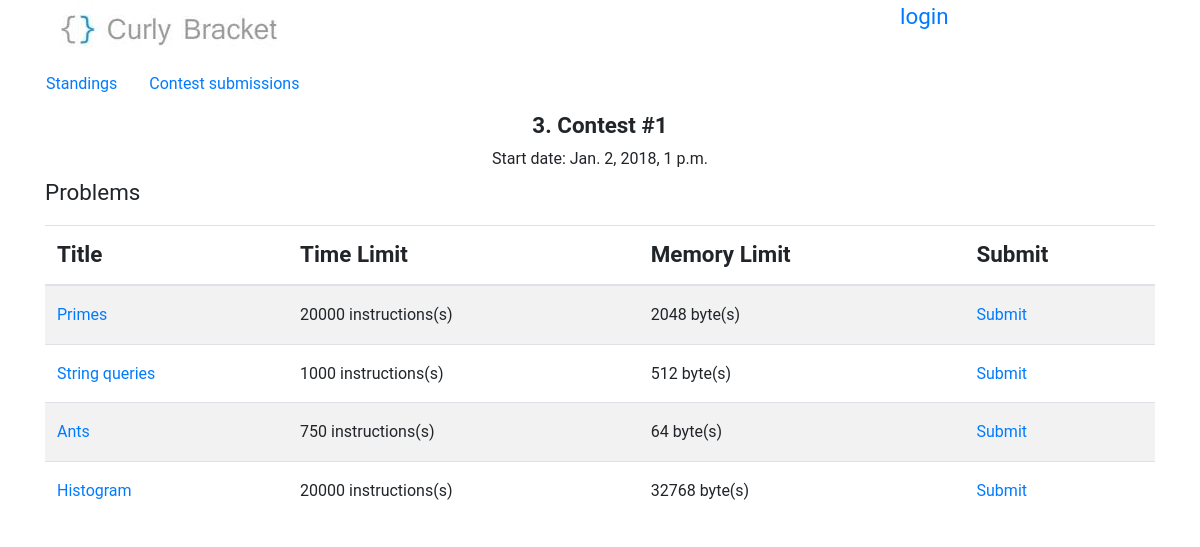
Screenshot of /contest/3 with the database file from the repository.
### BracketsOJ/models.py (models this page shows, shortened)
class contest(models.Model):
    name = models.CharField(max_length=50)
    start_date = models.DateTimeField()
    end_date = models.DateTimeField(blank=True,null=True)

class problem(models.Model):
    title = models.CharField(max_length=50)
    time_limit = models.IntegerField(default=100)
    memory_limit = models.IntegerField(default=64)
    statement = models.CharField(max_length=1500)
    input_section = models.CharField(max_length=500)
    output_section = models.CharField(max_length=500)
    samples = models.IntegerField(default=1)
    notes = models.CharField(max_length=200, blank=True, null=True)
    added = models.DateField(auto_now_add=True, blank=True)
    contest = models.ForeignKey(contest, on_delete=models.SET_NULL, null=True, blank=True)
    checker = models.CharField(max_length=50, default='ecmp')

### BracketsOJ/views.py (the view)
# urls.py: re_path('^contest/(?P<contest_id>\d+)/?$', views.dashboardView, name='dashboard'),
def dashboardView(request, contest_id):
    current_contest = get_object_or_404(contest, id=contest_id, start_date__lte=datetime.now())
    problems = current_contest.problem_set.all()
    try:
        return render(request, 'dashboard.html', {'contest': current_contest, 'problems': problems})
    except:
        raise SuspiciousOperation()

### templates/dashboard.html (shortened to what this page needs)
{% extends 'base.html' %}
{% block content %}
        <div>
            <nav class="row nav problem-text">
                {% if contest is not none %}<a class="nav-link" href="/contest/{{ contest.id }}/scoreboard">Standings</a>{% endif %}
                <a class="nav-link" href="/contest/{{ contest.id }}/submissions">Contest submissions</a>
            </nav>
        </div>
        <div class="mx-auto" style="text-align: center">
            <div class="offset-4 col-4"><b>{{ contest.id }}. {{ contest.name }}</b></div>
            <div class="offset-4 col-4 problem-text">Start date: {{ contest.start_date }}</div>
        </div>
        <div>
            <p>Problems</p>
            <div class="table-responsive">
                <table class="table table-striped">
                    <thead>
                        <tr>
                            <th colspan="2">
                                Title
                            </th>
                            <th>
                                Time Limit
                            </th>
                            <th>
                                Memory Limit
                            </th>
                            <th>
                                Submit
                            </th>
                        </tr>
                    </thead>
                    <tbody class="problem-text">
                    {% for problem in problems %}
                        <tr>
                            <td colspan="2">
                                <a href="/contest/{{ contest.id }}/problem/{{ problem.id }}">{{ problem.title }}</a>
                            </td>
                            <td>
                                {{ problem.time_limit }} instructions(s)
                            </td>
                            <td>
                                {{ problem.memory_limit }} byte(s)
                            </td>
                            <td>
                                <a href="/contest/{{ contest.id }}/problem/{{ problem.id }}/submit">Submit</a>
                            </td>
                        </tr>
                    {% endfor %}
                    </tbody>
                </table>
            </div>
        </div>
{% endblock %}

### templates/base.html (style rules this page uses)
body { line-height: 1.5em; font-size: 1.4rem; font-family: "Roboto", "Lucida Grande", Verdana, Arial, sans-serif; padding-bottom: 47px; }
.problem-text { font-size: 1rem; }

### rows the page displays
contest: id "3", name "Contest #1", start_date "Jan. 2, 2018, 1 p.m."
problem: title "Primes", time_limit "20000", memory_limit "2048"
problem: title "String queries", time_limit "1000", memory_limit "512"
problem: title "Ants", time_limit "750", memory_limit "64"
problem: title "Histogram", time_limit "20000", memory_limit "32768"
